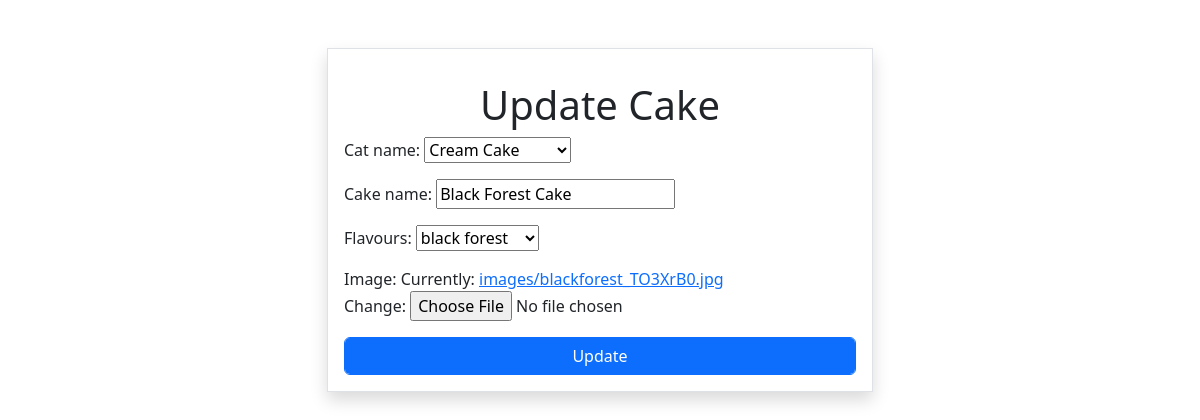
Screenshot of /cake/3/change (signed in) with the database file from the repository.
### cakehouse/models.py (models this page shows, shortened)
class CakeCategory(models.Model):
    cat_name=models.CharField(max_length=200,unique=True)
    is_active=models.BooleanField(default=True)
    def __str__(self):
        return self.cat_name

class Cake(models.Model):
    cat_name=models.ForeignKey(CakeCategory,on_delete=models.CASCADE)
    cake_name=models.CharField(max_length=200)
    options=(
        ('chocolate','chocolate'),
        ('black forest','black forest'),
        ('red velvet','red velvet'),
        ('butter  scotch','butter scotch'),
        ('vanilla','vanilla'),
        ('pineapple','pineapple'),
        ('dates','dates'),
        ('non-alcoholic','non-alcoholic'),
        ('dry-fruits','dry-fruits'),
        ('mixed-fruits','mixed-fruits'),
        ('blueberry','blueberry'),
        ('strawberry','strawberry')
    )
    flavours=models.CharField(max_length=200,choices=options,default="chocolate")
    image=models.ImageField(upload_to='images')

### cakehouse/views.py (the view, shortened to what this page needs)
# urls.py: path('cake/<int:pk>/change',CakeUpdateView.as_view(),name='cake-change'),
@method_decorator(desc,name='dispatch')
class CakeUpdateView(UpdateView):
    template_name='cakehouse/cake_edit.html'
    form_class=CakeAddForm
    model=Cake
    success_url=reverse_lazy('cakes-list')

### cakehouse/forms.py
class CakeAddForm(forms.ModelForm):
    class Meta:
        model=Cake
        fields='__all__'

### cakehouse/views.py (called while the page is built)
def signin_required(fn):
    def wrapper(request,*args,**kwargs):
        if not request.user.is_authenticated:
            messages.error(request,'invalid session')
            return redirect('signin')
        else:
            return fn(request,*args,**kwargs)
    return wrapper

def is_admin(fn):
    def wrapper(request,*args,**kwargs):
        if not request.user.is_superuser:
            messages.error(request,'permission denied for current user!!!')
            return redirect('signin')
        else:
            return fn(request,*args,**kwargs)
    return wrapper

### cakehouse/templates/cakehouse/cake_edit.html (shortened to what this page needs)
<!DOCTYPE html>
<html lang="en">
<head>
    <link href="https://cdn.jsdelivr.net/npm/bootstrap@5.3.2/dist/css/bootstrap.min.css" rel="stylesheet">
</head>
<body>
    <div class="container mt-5">
        <div class="row">
            <div class="col-3"></div>
            <div class="col-6">
                <form action="" method="post" class="border p-3 shadow" enctype="multipart/form-data">
                    <h1 class="text text-center mt-3">Update Cake</h1>
                    {{form.as_p}}
                    <button type="submit" class="form form-control btn btn-primary">Update</button>
                </form>
            </div>
            <div class="col-3"></div>
        </div>
    </div>
</body>
</html>

### rows the page displays
CakeCategory: cat_name "Cream Cake"
Cake: cake_name "Black Forest Cake", flavours "black forest"
